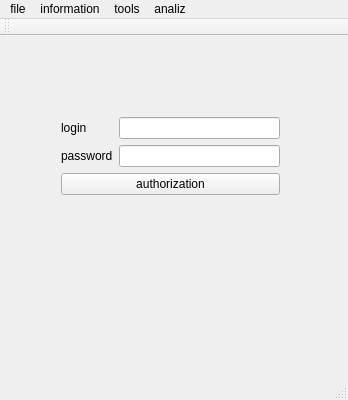
<?xml version="1.0" encoding="UTF-8"?>
<ui version="4.0">
 <class>MainWindow</class>
 <widget class="QMainWindow" name="MainWindow">
  <property name="geometry">
   <rect>
    <x>0</x>
    <y>0</y>
    <width>348</width>
    <height>400</height>
   </rect>
  </property>
  <property name="windowTitle">
   <string>MainWindow</string>
  </property>
  <widget class="QWidget" name="centralWidget">
   <widget class="QWidget" name="formLayoutWidget">
    <property name="geometry">
     <rect>
      <x>50</x>
      <y>70</y>
      <width>241</width>
      <height>101</height>
     </rect>
    </property>
    <layout class="QFormLayout" name="formLayout">
     <item row="0" column="0">
      <widget class="QLabel" name="label">
       <property name="text">
        <string>login</string>
       </property>
      </widget>
     </item>
     <item row="0" column="1">
      <widget class="QLineEdit" name="login"/>
     </item>
     <item row="1" column="0">
      <widget class="QLabel" name="label_2">
       <property name="text">
        <string>password</string>
       </property>
      </widget>
     </item>
     <item row="1" column="1">
      <widget class="QLineEdit" name="password"/>
     </item>
     <item row="2" column="0" colspan="2">
      <widget class="QPushButton" name="pushButton">
       <property name="text">
        <string>authorization</string>
       </property>
      </widget>
     </item>
    </layout>
   </widget>
  </widget>
  <widget class="QMenuBar" name="menuBar">
   <property name="geometry">
    <rect>
     <x>0</x>
     <y>0</y>
     <width>348</width>
     <height>22</height>
    </rect>
   </property>
   <widget class="QMenu" name="menufile">
    <property name="title">
     <string>file</string>
    </property>
    <addaction name="actioncreate_new"/>
    <addaction name="actionadd_old_file"/>
   </widget>
   <widget class="QMenu" name="menuinformation">
    <property name="title">
     <string>information</string>
    </property>
    <addaction name="actionabout_file"/>
   </widget>
   <widget class="QMenu" name="menutools">
    <property name="title">
     <string>tools</string>
    </property>
    <addaction name="actiongithub"/>
   </widget>
   <widget class="QMenu" name="menuanaliz">
    <property name="title">
     <string>analiz</string>
    </property>
    <addaction name="actionmemory_leak"/>
   </widget>
   <addaction name="menufile"/>
   <addaction name="menuinformation"/>
   <addaction name="menutools"/>
   <addaction name="menuanaliz"/>
  </widget>
  <widget class="QToolBar" name="mainToolBar">
   <attribute name="toolBarArea">
    <enum>TopToolBarArea</enum>
   </attribute>
   <attribute name="toolBarBreak">
    <bool>false</bool>
   </attribute>
  </widget>
  <widget class="QStatusBar" name="statusBar"/>
  <action name="actioncreate_new">
   <property name="text">
    <string>create new</string>
   </property>
  </action>
  <action name="actionadd_old_file">
   <property name="text">
    <string>add old file</string>
   </property>
  </action>
  <action name="actionabout_file">
   <property name="text">
    <string>about file</string>
   </property>
  </action>
  <action name="actiongithub">
   <property name="text">
    <string>github</string>
   </property>
  </action>
  <action name="actionmemory_leak">
   <property name="text">
    <string>memory leak</string>
   </property>
  </action>
 </widget>
 <layoutdefault spacing="6" margin="11"/>
 <resources/>
 <connections/>
</ui>
